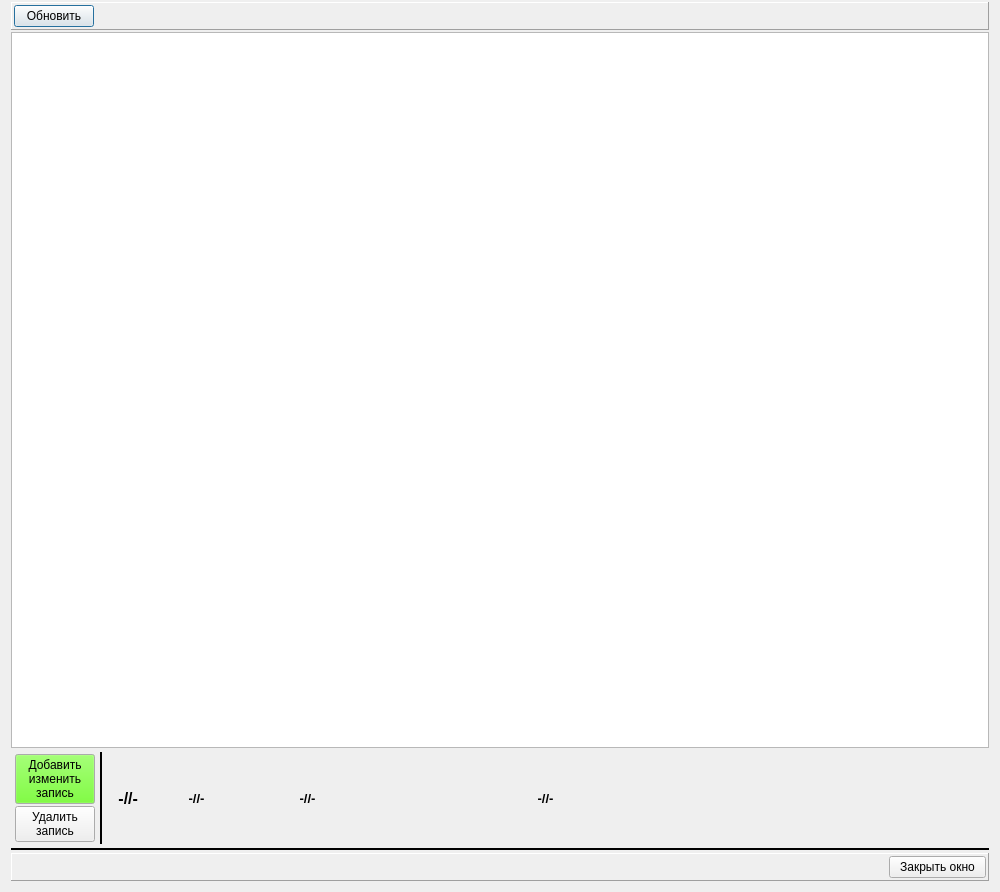
<?xml version="1.0" encoding="UTF-8"?>
<ui version="4.0">
 <class>spr_insure_errors_wnd</class>
 <widget class="QDialog" name="spr_insure_errors_wnd">
  <property name="geometry">
   <rect>
    <x>0</x>
    <y>0</y>
    <width>1000</width>
    <height>892</height>
   </rect>
  </property>
  <property name="minimumSize">
   <size>
    <width>1000</width>
    <height>0</height>
   </size>
  </property>
  <property name="windowTitle">
   <string>Справочник ошибок страхования</string>
  </property>
  <layout class="QVBoxLayout" name="verticalLayout">
   <property name="spacing">
    <number>2</number>
   </property>
   <property name="topMargin">
    <number>2</number>
   </property>
   <item>
    <widget class="QFrame" name="frame">
     <property name="frameShape">
      <enum>QFrame::Panel</enum>
     </property>
     <property name="frameShadow">
      <enum>QFrame::Raised</enum>
     </property>
     <layout class="QHBoxLayout" name="horizontalLayout_2">
      <property name="leftMargin">
       <number>2</number>
      </property>
      <property name="topMargin">
       <number>2</number>
      </property>
      <property name="rightMargin">
       <number>2</number>
      </property>
      <property name="bottomMargin">
       <number>2</number>
      </property>
      <item>
       <widget class="QPushButton" name="bn_refresh">
        <property name="text">
         <string>Обновить</string>
        </property>
        <property name="icon">
         <iconset resource="_inko_pol2_res.qrc">
          <normaloff>:/refresh.png</normaloff>:/refresh.png</iconset>
        </property>
       </widget>
      </item>
      <item>
       <spacer name="horizontalSpacer">
        <property name="orientation">
         <enum>Qt::Horizontal</enum>
        </property>
        <property name="sizeHint" stdset="0">
         <size>
          <width>40</width>
          <height>20</height>
         </size>
        </property>
       </spacer>
      </item>
     </layout>
    </widget>
   </item>
   <item>
    <widget class="QTableView" name="tab_errors">
     <property name="lineWidth">
      <number>1</number>
     </property>
     <property name="selectionMode">
      <enum>QAbstractItemView::SingleSelection</enum>
     </property>
     <property name="selectionBehavior">
      <enum>QAbstractItemView::SelectRows</enum>
     </property>
     <attribute name="horizontalHeaderMinimumSectionSize">
      <number>20</number>
     </attribute>
     <attribute name="verticalHeaderDefaultSectionSize">
      <number>25</number>
     </attribute>
     <attribute name="verticalHeaderMinimumSectionSize">
      <number>25</number>
     </attribute>
    </widget>
   </item>
   <item>
    <layout class="QHBoxLayout" name="horizontalLayout_3" stretch="0,0,0,0,0,0,0,1,0,2">
     <property name="leftMargin">
      <number>2</number>
     </property>
     <property name="topMargin">
      <number>2</number>
     </property>
     <property name="rightMargin">
      <number>2</number>
     </property>
     <property name="bottomMargin">
      <number>2</number>
     </property>
     <item>
      <layout class="QVBoxLayout" name="verticalLayout_2">
       <property name="spacing">
        <number>2</number>
       </property>
       <property name="leftMargin">
        <number>2</number>
       </property>
       <property name="topMargin">
        <number>2</number>
       </property>
       <property name="rightMargin">
        <number>2</number>
       </property>
       <property name="bottomMargin">
        <number>2</number>
       </property>
       <item>
        <widget class="QPushButton" name="bn_add">
         <property name="palette">
          <palette>
           <active>
            <colorrole role="Button">
             <brush brushstyle="SolidPattern">
              <color alpha="255">
               <red>85</red>
               <green>255</green>
               <blue>0</blue>
              </color>
             </brush>
            </colorrole>
           </active>
           <inactive>
            <colorrole role="Button">
             <brush brushstyle="SolidPattern">
              <color alpha="255">
               <red>85</red>
               <green>255</green>
               <blue>0</blue>
              </color>
             </brush>
            </colorrole>
           </inactive>
           <disabled>
            <colorrole role="Button">
             <brush brushstyle="SolidPattern">
              <color alpha="255">
               <red>85</red>
               <green>255</green>
               <blue>0</blue>
              </color>
             </brush>
            </colorrole>
           </disabled>
          </palette>
         </property>
         <property name="text">
          <string>Добавить
изменить
запись</string>
         </property>
        </widget>
       </item>
       <item>
        <widget class="QPushButton" name="bn_delete">
         <property name="text">
          <string>Удалить
запись</string>
         </property>
        </widget>
       </item>
      </layout>
     </item>
     <item>
      <widget class="Line" name="line_2">
       <property name="minimumSize">
        <size>
         <width>4</width>
         <height>0</height>
        </size>
       </property>
       <property name="frameShadow">
        <enum>QFrame::Plain</enum>
       </property>
       <property name="lineWidth">
        <number>2</number>
       </property>
       <property name="orientation">
        <enum>Qt::Vertical</enum>
       </property>
      </widget>
     </item>
     <item>
      <widget class="QLabel" name="lab_4">
       <property name="maximumSize">
        <size>
         <width>80</width>
         <height>16777215</height>
        </size>
       </property>
       <property name="text">
        <string/>
       </property>
       <property name="wordWrap">
        <bool>true</bool>
       </property>
      </widget>
     </item>
     <item>
      <widget class="QLabel" name="lab_code">
       <property name="minimumSize">
        <size>
         <width>60</width>
         <height>0</height>
        </size>
       </property>
       <property name="font">
        <font>
         <pointsize>12</pointsize>
         <weight>75</weight>
         <bold>true</bold>
        </font>
       </property>
       <property name="text">
        <string> -//- </string>
       </property>
       <property name="wordWrap">
        <bool>true</bool>
       </property>
      </widget>
     </item>
     <item>
      <widget class="QLabel" name="lab_3">
       <property name="maximumSize">
        <size>
         <width>80</width>
         <height>16777215</height>
        </size>
       </property>
       <property name="text">
        <string/>
       </property>
       <property name="wordWrap">
        <bool>true</bool>
       </property>
      </widget>
     </item>
     <item>
      <widget class="QLabel" name="lab_event">
       <property name="minimumSize">
        <size>
         <width>100</width>
         <height>0</height>
        </size>
       </property>
       <property name="maximumSize">
        <size>
         <width>100</width>
         <height>16777215</height>
        </size>
       </property>
       <property name="font">
        <font>
         <pointsize>10</pointsize>
         <weight>75</weight>
         <bold>true</bold>
        </font>
       </property>
       <property name="text">
        <string> -//- </string>
       </property>
       <property name="wordWrap">
        <bool>true</bool>
       </property>
      </widget>
     </item>
     <item>
      <widget class="QLabel" name="lab_2">
       <property name="maximumSize">
        <size>
         <width>80</width>
         <height>16777215</height>
        </size>
       </property>
       <property name="text">
        <string/>
       </property>
       <property name="wordWrap">
        <bool>true</bool>
       </property>
      </widget>
     </item>
     <item>
      <widget class="QLabel" name="lab_text">
       <property name="font">
        <font>
         <pointsize>10</pointsize>
         <weight>75</weight>
         <bold>true</bold>
        </font>
       </property>
       <property name="text">
        <string> -//- </string>
       </property>
       <property name="wordWrap">
        <bool>true</bool>
       </property>
      </widget>
     </item>
     <item>
      <widget class="QLabel" name="lab_1">
       <property name="maximumSize">
        <size>
         <width>80</width>
         <height>16777215</height>
        </size>
       </property>
       <property name="text">
        <string/>
       </property>
       <property name="wordWrap">
        <bool>true</bool>
       </property>
      </widget>
     </item>
     <item>
      <widget class="QLabel" name="lab_comment">
       <property name="minimumSize">
        <size>
         <width>0</width>
         <height>90</height>
        </size>
       </property>
       <property name="font">
        <font>
         <pointsize>10</pointsize>
         <weight>75</weight>
         <bold>true</bold>
        </font>
       </property>
       <property name="text">
        <string> -//- </string>
       </property>
       <property name="wordWrap">
        <bool>true</bool>
       </property>
      </widget>
     </item>
    </layout>
   </item>
   <item>
    <widget class="Line" name="line">
     <property name="frameShadow">
      <enum>QFrame::Plain</enum>
     </property>
     <property name="lineWidth">
      <number>2</number>
     </property>
     <property name="orientation">
      <enum>Qt::Horizontal</enum>
     </property>
    </widget>
   </item>
   <item>
    <widget class="QFrame" name="frame_2">
     <property name="frameShape">
      <enum>QFrame::Panel</enum>
     </property>
     <property name="frameShadow">
      <enum>QFrame::Raised</enum>
     </property>
     <layout class="QHBoxLayout" name="horizontalLayout">
      <property name="leftMargin">
       <number>2</number>
      </property>
      <property name="topMargin">
       <number>2</number>
      </property>
      <property name="rightMargin">
       <number>2</number>
      </property>
      <property name="bottomMargin">
       <number>2</number>
      </property>
      <item>
       <spacer name="horizontalSpacer_2">
        <property name="orientation">
         <enum>Qt::Horizontal</enum>
        </property>
        <property name="sizeHint" stdset="0">
         <size>
          <width>40</width>
          <height>20</height>
         </size>
        </property>
       </spacer>
      </item>
      <item>
       <widget class="QPushButton" name="bn_close">
        <property name="text">
         <string>  Закрыть окно  </string>
        </property>
       </widget>
      </item>
     </layout>
    </widget>
   </item>
  </layout>
 </widget>
 <resources>
  <include location="_inko_pol2_res.qrc"/>
 </resources>
 <connections/>
</ui>
